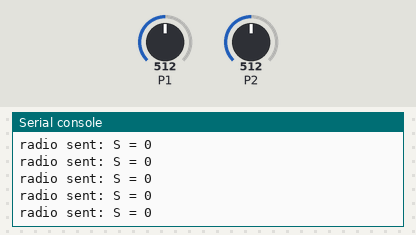
Bench run of a program on a simulated BBC micro:bit (MakeCode). On the bench: the last lines printed to the serial console. Inputs (shaded band) come from the test bench; at power-on: P1 = 512, P2 = 512 (analog values on the 0–1023 scale). No radio messages arrive unless stated (any console line starting 'radio sent:' is added by the test bench).

Above: at 1.2 s.
1.3 s: P1 set to 440
At 2.0 s:
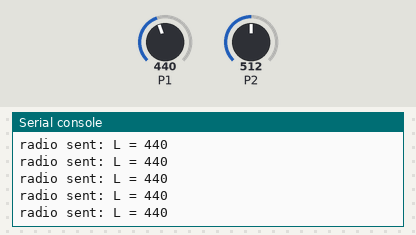
2.8 s: P2 set to 440
At 3.8 s:
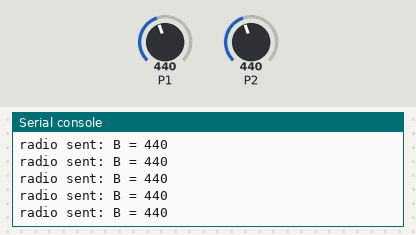
4.3 s: P1 set to 610
At 5.3 s:
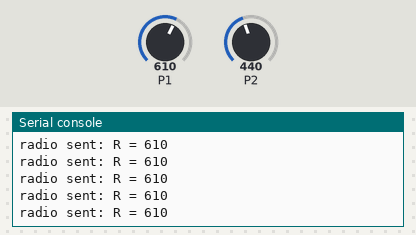

The program:

main.ts
```typescript
let P2 = 0
let P1 = 0
radio.setGroup(1)
basic.forever(function () {
    P1 = pins.analogReadPin(AnalogPin.P1)
    P2 = pins.analogReadPin(AnalogPin.P2)
    if (P2 > 550 && (P1 > 40 && P1 < 60)) {
        radio.sendValue("F", P2)
    } else if (P2 < 450 && (P1 > 400 && P1 < 600)) {
        radio.sendValue("B", P2)
    } else if (P1 < 450 && (P2 > 400 && P2 < 600)) {
        radio.sendValue("L", P1)
    } else if (P1 > 550 && (P2 > 400 && P2 < 600)) {
        radio.sendValue("R", P1)
    } else {
        radio.sendValue("S", 0)
    }
})
```

test.ts
```typescript
// οι δοκιμές πηγαίνουν εδώ, δεν θα γίνει εκτέλεση όταν αυτό το πακέτο χρησιμοποιηθεί ως επέκταση.
```

Measured:
- after the input at 1.3 s, the serial console: prints a new line at once (image 1)
- after the input at 2.8 s, the serial console: prints a new line at once (image 2)
- after the input at 4.3 s, the serial console: prints a new line at once (image 3)
